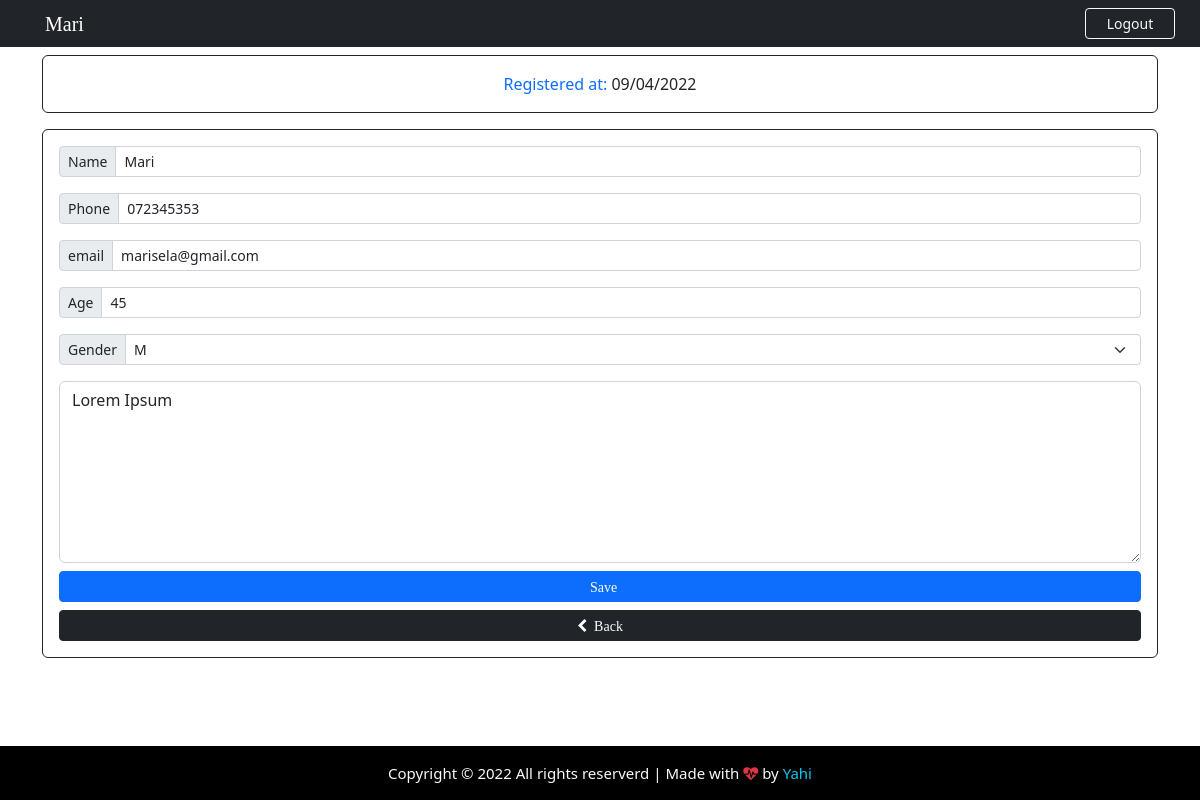
The page /patient/8 (signed in) on the database its author committed.
### App/models.py (models this page shows, shortened)
class Patient(models.Model):
    GENDER = (
        ('M', 'M'),
        ('F', 'F'),
    )
    id = models.IntegerField(primary_key=True)
    name = models.CharField(max_length=40)
    phone = models.CharField(max_length=40)
    email = models.CharField(max_length=40)
    age = models.CharField(max_length=40)
    gender = models.CharField(max_length=1, null=True, choices=GENDER)
    note = models.TextField()
    create_at = models.DateField(auto_now_add=True)

### App/views.py (the view)
# urls.py: path('patient/<str:patient_id>', views.patient, name="patient"),
@cache_control(no_cache=True, must_revalidade=True, no_store=True)
@login_required(login_url="login")
def patient(request, patient_id):
    patient = Patient.objects.get(id = patient_id)
    if patient != None:
        return render(request, "edit.html", {'patient':patient})

### App/templates/edit.html (shortened to what this page needs)
{% extends 'add.html' %}
{% block nav-content %}
<i class="fa fa-user-edit">&nbsp; &nbsp; {{ patient.name }}</i>
{% endblock %}
{% block card-title %}
Registered at: <span class="text-dark">{{ patient.create_at | date:'m/d/Y' }}</span>
{% endblock card-title %}
{% block Btn-add %}
<i class="fa fa-harddisk">&nbsp;&nbsp;Save</i>
{% endblock Btn-add %}
{% block Action %} action="/edit_patient"{% endblock Action %}
{% block value-name %} value={{ patient.name }} {% endblock value-name %}
{% block value-phone %} value={{ patient.phone }} {% endblock value-phone %}
{% block value-age %} value={{ patient.age }} {% endblock value-age %}
{% block value-email %} value={{ patient.email }} {% endblock value-email %}
{% block option %}
<option style="background-color: #d3d3d3; color: #007bff;">{{ patient.gender }}</option>
{% endblock option %}
{% block note %}{{ patient.note }}{% endblock note %}

### App/templates/add.html (shortened to what this page needs)
{% extends 'base.html' %}
{% block btn-nav %}
<a href="{% url 'logout' %}" class="btn btn-outline-danger btn-sm border-light text-light" id="btn-nav">Logout</a>
{% endblock btn-nav %}
{% block content %}
<div class="container">
    <div class="row">
        <div class="col-lg-12">
            <div class="card card-body border-dark text-primary mt-2">
                <span class="text-center">{% block card-title %}FILL OUT THE FORM BELOW {% endblock %}</span>
            </div>
            <form {% block Action %} action="/add_patient"{% endblock Action %} method="POST" autocomplete="off" enctype="multipart/form-data" class="card p-3 border-dark mt-3">
                <div class="input-group input-group-sm mb-3">
                    <span class="input-group-text side-label">Name</span>
                    <input type="text" class="form-control" name="name" placeholder="First and Last name" {% block value-name %}{% endblock value-name %}>
                </div>
                <div class="input-group input-group-sm mb-3">
                    <span class="input-group-text side-label">Phone</span>
                    <input type="text" class="form-control" name="phone" placeholder="Patient phone" {% block value-phone %}{% endblock value-phone %}>
                </div>
                <div class="input-group input-group-sm mb-3">
                    <span class="input-group-text side-label">email</span>
                    <input type="text" class="form-control" name="email" placeholder="Patient email" {% block value-email %}{% endblock value-email %}>
                </div>
                <div class="input-group input-group-sm mb-3">
                    <span class="input-group-text side-label">Age</span>
                    <input type="text" class="form-control" name="age" placeholder="Patient age" {% block value-age %}{% endblock value-age %}>
                </div>
                <div class="input-group input-group-sm mb-3">
                    <label class="input-group-text side-label">Gender</label>
                    <select class="form-select" name="gender" >
                        {% block option %}{% endblock option %}
                    </select>
                </div>
                <div class="form-group">
                    <textarea class="form-control" name="note" rows="7" placeholder="Description is optional...">{% block note %}{% endblock note %}</textarea>
                </div>
                <div class="d-grid gap-2 mt-2">
                    <button type="submit" class="btn btn-primary btn-sm">
                        {% block Btn-add %}{% endblock Btn-add %}
                    </button>
                    <a href="{% url 'backend' %}" class="btn btn-dark btn-sm"><i class=" fa fa-chevron-left">&nbsp;&nbsp;Back</i></a>
                </div>
            </form>
        </div>
    </div>
</div>
{% endblock content %}

### App/static/css/style.css (style rules this page uses)
html, body { height: 100%; margin: 0; max-width: 100%; overflow: hidden; }
#btn-nav { width: 90px; float: right; margin-right: 25px; }

### rows shown on the page
Patient: name "Mari", create_at "09/04/2022", phone "072345353", email "marisela@gmail.com", age "45", gender "M", note "Lorem Ipsum"
